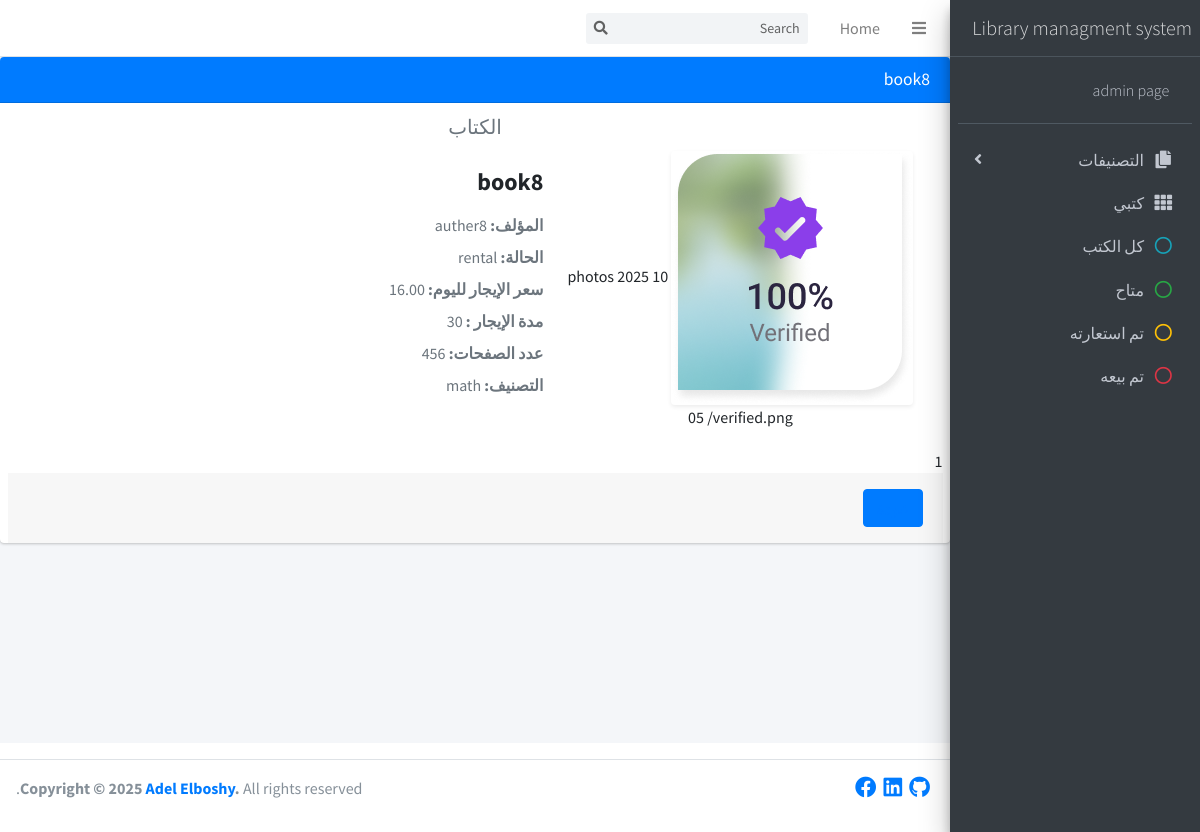
The app's page /description-book-24, older data.
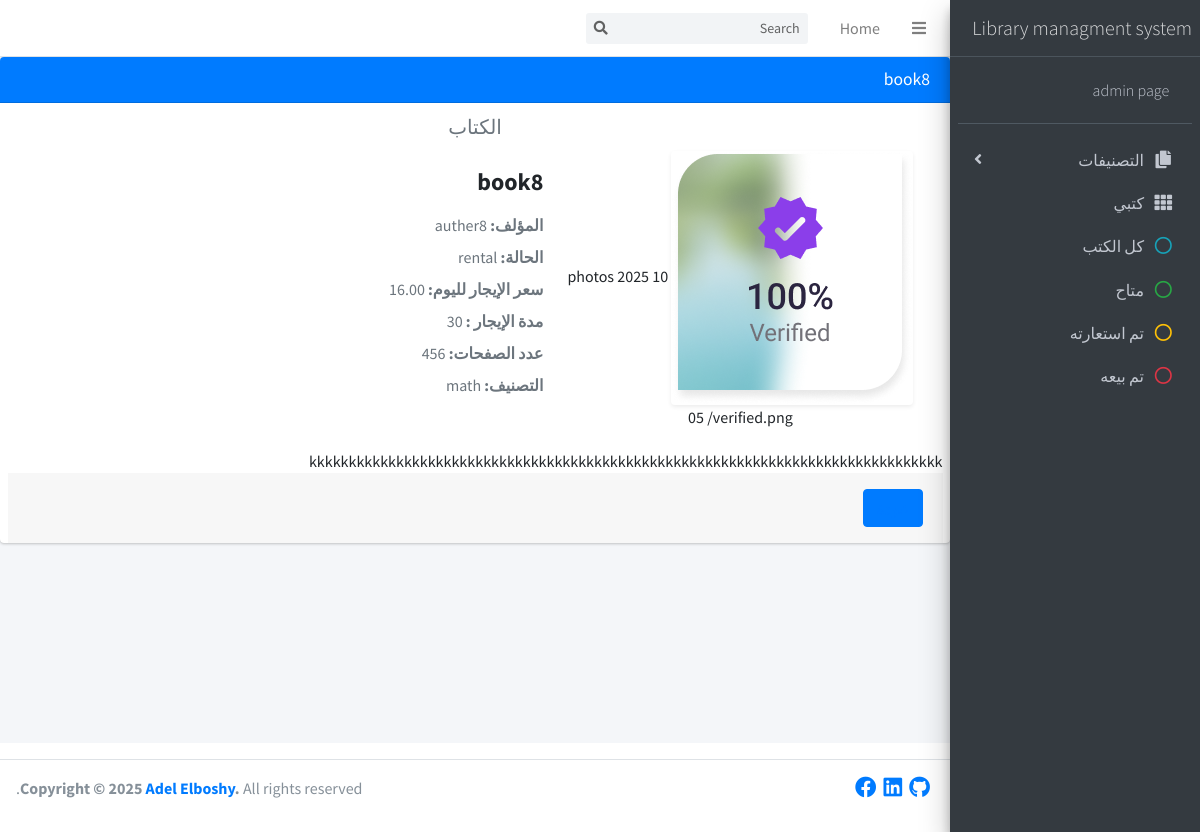
The same page, newer data.
### my_books/models.py (models this page shows)
class Book (models.Model):
    book_status =[
        ('availble','availble'),
        ('rental','rental'),
        ('solid','solid'),
    ]
    title           =models.CharField(max_length=100)
    auther          =models.CharField(max_length=100)
    book_image      =models.ImageField(upload_to='photos %Y %m %d ',null=True,blank=True)
    auther_image    =models.ImageField(upload_to='photos2 %Y %m %d',null=True,blank=True)
    price           =models.DecimalField(max_digits=5,decimal_places=2,null=True,blank=True)
    status          =models.CharField(max_length = 100,choices=book_status,null=True,blank=True)
    pages           =models.IntegerField()
    active          =models.BooleanField(default=True)
    retal_price_day =models.DecimalField(max_digits=5,decimal_places=2,null=True,blank=True)
    retal_proid     =models.IntegerField(null=True,blank=True)
    total_rental    =models.DecimalField(max_digits=5,decimal_places=2,null=True,blank=True)
    discription     =models.CharField(max_length = 100)
    catigery        =models.ForeignKey(Catigory,on_delete=models.PROTECT)
    class Meta :
        ordering = ['-id']

class Catigory(models.Model):
    name =  models.CharField(max_length = 100)
    class Meta :
        ordering = ['-id']
    def __str__(self):
        return f"{self.name}"

### main_app/views.py (the view)
# urls.py: path('description-book-<int:id>', views.description, name='description'),
def description(request,id):
    book_id = Book.objects.get(id = id)
    if request.method == 'POST':
        description_book = new_book(request.POST,request.FILES,instance = book_id)
        if description_book.is_valid():
            description_book.save()
            return redirect('/')
    else:
        description_book = new_book(instance = book_id)
    context = {
        'description_form' : description_book,
        'selected_book'    : Book.objects.get(id = id),
    }
    return render(request,'main_app/description.html',context)

### main_app/templates/main_app/description.html (shortened to what this page needs)
{% extends 'base.html'%}
{% block content%}
    <div style="direction: rtl;" class="wrapper">
        <div   class="content-wrapper">
            <div  class="card card-primary">
                <div class="card-header">
                    <h3 class="card-title"> {{selected_book.title}}</h3>
                </div>
                <div class="col-12 col-sm-12 col-lg-12 hide_books book{{ book.category.id }} book{{ book.status }}">
                    <form method="POST" enctype="multipart/form-data">
                        <div class="card-header text-muted border-bottom-0 text-center">
                            <h5 class="mb-0">الكتاب</h5>
                        </div>
                        <div class="card-body pt-0">
                            <div class="row align-items-center">
                                <div class="col-6 col-md-5 text-center">
                                    {% if selected_book.auther_image %}
                                        <img style=" object-fit: cover;"
                                            src="{{ selected_book.book_image.url }}"
                                            alt="صورة الكتاب"
                                            class="img-fluid rounded shadow-sm"
                                        >
                                        {{ selected_book.book_image }}
                                    {% else %}
                                        <img
                                            src=""
                                            alt="لا توجد صورة"
                                            class="img-fluid rounded bg-secondary"
                                        >
                                    {% endif %}
                                </div>
                                <div class="col-6 col-md-7">
                                    <h2 class="h4 mb-3"><b>{{ selected_book.title }}</b></h2>
                                    <ul class="fa-ul text-muted list-unstyled">
                                        <li class="mb-2">
                                            <strong>المؤلف:</strong> {{ selected_book.auther }}
                                        </li>
                                        <li class="mb-2">
                                            <strong>الحالة:</strong> {{ selected_book.status }}
                                        </li>
                                        {% if selected_book.price %}
                                        <li class="mb-2">
                                            {% csrf_token %}
                                            <span class="fa-li"></span>
                                            <strong>السعر:</strong> {{ selected_book.price }}
                                        </li>
                                        {% elif selected_book.retal_price_day %}
                                        <li class="mb-2">
                                            <strong>سعر الإيجار لليوم:</strong> {{ selected_book.retal_price_day }}
                                        </li>
                                        <li class="mb-2">
                                            <strong>مدة الإيجار :</strong> {{ selected_book.retal_proid }}
                                        </li>
                                        {% endif %}
                                        <li class="mb-2">
                                            <strong>عدد الصفحات:</strong> {{ selected_book.pages }}
                                        </li>
                                        <li class="mb-2">
                                            <strong>التصنيف:</strong> {{ selected_book.catigery }}
                                        </li>
                                    </ul>
                                </div>
                            </div>
                        </div>
                        <div class="">
                            {{ selected_book.discription }}
                        </div>
                        <div class="card-footer py-3">
                            <button type="submit" class="btn btn-primary">
                                <a href="{% url 'main' %}"> عودة </a>
                            </button>
                        </div>
                    </form>
                </div>
            </div>
        </div>
    </div>
{% endblock %}

### templates/base.html (shortened to what this page needs)
{%load static%}
<!DOCTYPE html>
<html  lang="ar">
    <head>
        <link rel="stylesheet" href="{% static 'plugins/fontawesome-free/css/all.min.css'%}">
        <link rel="stylesheet" href="http://code.ionicframework.com/ionicons/2.0.1/css/ionicons.min.css">
        <link rel="stylesheet" href="{% static 'dist/css/adminlte_ar.min.css'%}">
    </head>
    <body dir="rtl" class="hold-transition sidebar-mini">
        <nav  class="main-header navbar navbar-expand navbar-white navbar-light">
            <ul class="navbar-nav">
                <li class="nav-item">
                    <a class="nav-link" data-widget="pushmenu" href="#"><i class="fas fa-bars"></i></a>
                </li>
                <li class="nav-item d-none d-sm-inline-block">
                    <a href="{% url 'main'%}" class="nav-link">Home</a>
                </li>
            </ul>
            <form method="GET" action="{% url 'my_books'%}" class="form-inline ml-3">
                <div class="input-group input-group-sm">
                    <input class="form-control form-control-navbar" name="search_name" type="search" placeholder="Search" aria-label="Search">
                    <div class="input-group-append">
                        <button class="btn btn-navbar" type="submit">
                            <i class="fas fa-search"></i>
                        </button>
                    </div>
                </div>
            </form>
        </nav>
        <aside style="position: fixed;" class="main-sidebar sidebar-dark-primary elevation-4">
            <a href="#" class="brand-link">
                <span class="brand-text font-weight-light">Library managment system </span>
            </a>
            <div class="sidebar">
                <div class="user-panel mt-3 pb-3 mb-3 d-flex">
                    <div class="image">
                    </div>
                    <div class="info">
                        <a href="{% url 'owner_login_page' %}" >
                            <span class="brand-text font-weight-light"> admin page </span>
                        </a>
                    </div>
                </div>
                <nav class="mt-2">
                    <ul class="nav nav-pills nav-sidebar flex-column" data-widget="treeview" role="menu" data-accordion="false">
                        <li class="nav-item has-treeview">
                            <a href="#" class="nav-link">
                                <i class="nav-icon fas fa-copy"></i>
                                <p>
                                    التصنيفات
                                    <i class="fas fa-angle-left right"></i>
                                </p>
                            </a>
                        </li>
                        <li class="nav-item">
                            <a href="{% url 'my_books' %}" class="nav-link">
                                <i class="nav-icon fas fa-th"></i>
                                <p>
                                كتبي
                                </p>
                            </a>
                        </li>
                        <li style="cursor: pointer;" class="nav-item showall">
                            <a id="" class="nav-link">
                                <i class="nav-icon far fa-circle text-info"></i>
                                <p>كل الكتب </p>
                            </a>
                        </li>
                        <li style="cursor: pointer;" class="nav-item statusavailble">
                            <a id="" class="nav-link">
                                <i class="nav-icon far fa-circle text-success"></i>
                                <p>متاح</p>
                            </a>
                        </li>
                        <li style="cursor: pointer;" class="nav-item statusrental">
                            <a id="" class="nav-link">
                                <i class="nav-icon far fa-circle text-warning"></i>
                                <p>تم استعارته</p>
                            </a>
                        </li>
                        <li style="cursor: pointer;" class="nav-item statussolid">
                            <a id="statusSold" class="nav-link">
                                <i class="nav-icon far fa-circle text-danger"></i>
                                <p class="text">تم بيعه</p>
                            </a>
                        </li>
                    </ul>
                </nav>
            </div>
        </aside>
        {% block content%}
        {% endblock %}
        <footer class="main-footer d-flex justify-content-between align-items-center mt-3 mb-3">
            <div class="float-left d-none d-sm-inline-block">
                <a target="_blank" href="#"><i class="fab fa-lg ml-1 fa-github"></i></a>
                <a target="_blank" href="#"><i class="fab fa-lg ml-1 fa-linkedin"></i></a>
                <a target="_blank" href="#"><i class="fab fa-lg ml-1 fa-facebook"></i></a>
            </div>
            <div class="float-right">
                <strong>Copyright &copy; 2025 <a href="#">Adel Elboshy</a>.</strong>
                All rights reserved.
            </div>
        </footer>
    </body>
</html>

### templates/base.html (style rules this page uses)
:root { writing-mode: horizontal-tb; direction: rtl; text-orientation: mixed; }
html { writing-mode: horizontal-tb; direction: rtl; }
body { writing-mode: horizontal-tb; direction: rtl; text-align: right; }

Row changes from the older to the newer data that the page shows:
changed Book "book8": discription "1" → "kkkkkkkkkkkkkkkkkkkkkkkkkkkkkkkkkkkkkkkkkkkkkkkkkkkkkkkkkkkkkkkkkkkkkkkkkkkkkkkk"
